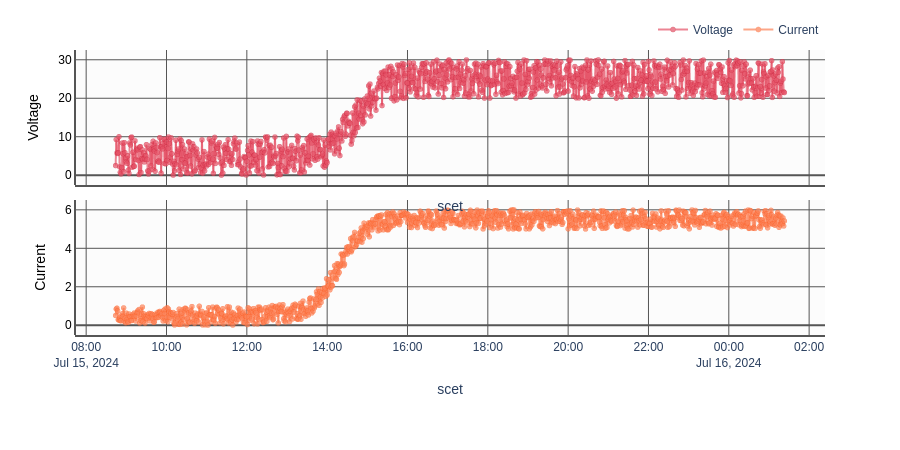

The notebook cell this image was saved under:
### Markdown cell above
## Plotting more than one parameter agaisnt time.

Let's explore our options for displauing current and voltage together.

Notice that the keyword **y_vars** is a list of lists. This is how you can communicate to DTAT how many subplots you would like to make and how many traces you would like in each subplot.

Each of the lists within the primary **y_vars** list corresponds to a subplot. And each of the list entries in those lists corresponds to a trace on that subplot. Here we only add one trace per subplot, but you can add as many as you want.

You can also add more than two subplots, but note that there is a maxmimum height for a single figure, so you may not be able to add as many as you want.

Notice that the interactive zoom is linked between the two plots.

### Code cell
fig,c,m,t = dtatplot.make_stacked_graph(
    fake_data.instrument_turn_on(),
    y_vars = [["Voltage"], ["Current"]],  # each sub-list is a plot in the figure
    x_var = "scet"
    )
fig.show()

### Figure 1 — Plotly figure (JSON) as saved in the notebook; plotly's stock layout.template omitted (floating-point values rounded to 4 significant figures; data arrays with more than 128 entries replaced by an {"elided": "..."} marker saying what was removed)
{"data": [{"hovertemplate": "scet: %{x|%Y-%jT%H:%M:%S.%L}<br>Voltage: %{y}<br>scet: %{meta[1]|%Y-%jT%H:%M:%S.%L}<extra></extra>", "marker": {"color": "#E55166", "colorscale": [[0, "rgb(0,0,131)"], [0.2, "rgb(0,60,170)"], [0.4, "rgb(5,255,255)"], [0.6, "rgb(255,255,0)"], [0.8, "rgb(250,0,0)"], [1, "rgb(128,0,0)"]], "line": {"color": "#CA243C", "width": 0.5}, "showscale": false, "size": 5, "symbol": "circle"}, "meta": {"elided": "1000x2 str values"}, "mode": "lines+markers", "name": "Voltage", "opacity": 0.7, "showlegend": true, "type": "scattergl", "x": {"elided": "1000 str values"}, "xaxis": "x", "y": {"elided": "1000 float values"}, "yaxis": "y"}, {"hovertemplate": "scet: %{x|%Y-%jT%H:%M:%S.%L}<br>Current: %{y}<br>scet: %{meta[1]|%Y-%jT%H:%M:%S.%L}<extra></extra>", "marker": {"color": "#FC8156", "colorscale": [[0, "rgb(0,0,131)"], [0.2, "rgb(0,60,170)"], [0.4, "rgb(5,255,255)"], [0.6, "rgb(255,255,0)"], [0.8, "rgb(250,0,0)"], [1, "rgb(128,0,0)"]], "line": {"color": "#FC5E24", "width": 0.5}, "showscale": false, "size": 5, "symbol": "circle"}, "meta": {"elided": "1000x2 str values"}, "mode": "lines+markers", "name": "Current", "opacity": 0.7, "showlegend": true, "type": "scattergl", "x": {"elided": "1000 str values"}, "xaxis": "x2", "y": {"elided": "1000 float values"}, "yaxis": "y2"}], "layout": {"font": {"family": "Arial"}, "height": 450, "legend": {"orientation": "h", "x": 1, "xanchor": "right", "y": 1.02, "yanchor": "bottom"}, "margin": {"b": 100, "l": 75, "r": 75, "t": 50}, "plot_bgcolor": "#fcfcfc", "xaxis": {"anchor": "y", "domain": [0, 1], "gridcolor": "#555555", "linecolor": "#555555", "linewidth": 2, "matches": "x2", "showgrid": true, "showline": true, "showticklabels": false, "title": {"text": "scet"}, "zerolinecolor": "#555555"}, "xaxis2": {"anchor": "y2", "domain": [0, 1], "gridcolor": "#555555", "linecolor": "#555555", "linewidth": 2, "showgrid": true, "showline": true, "title": {"text": "scet"}, "zerolinecolor": "#555555"}, "yaxis": {"anchor": "free", "domain": [0.55, 1], "gridcolor": "#555555", "linecolor": "#555555", "linewidth": 2, "overlaying": "y", "position": 0, "showgrid": true, "showline": true, "tickfont": {"color": "#000000"}, "title": {"font": {"color": "#000000"}, "text": "Voltage"}, "zerolinecolor": "#555555"}, "yaxis2": {"anchor": "free", "domain": [0.05, 0.5], "gridcolor": "#555555", "linecolor": "#555555", "linewidth": 2, "overlaying": "y2", "position": 0, "showgrid": true, "showline": true, "tickfont": {"color": "#000000"}, "title": {"font": {"color": "#000000"}, "text": "Current"}, "zerolinecolor": "#555555"}}}
